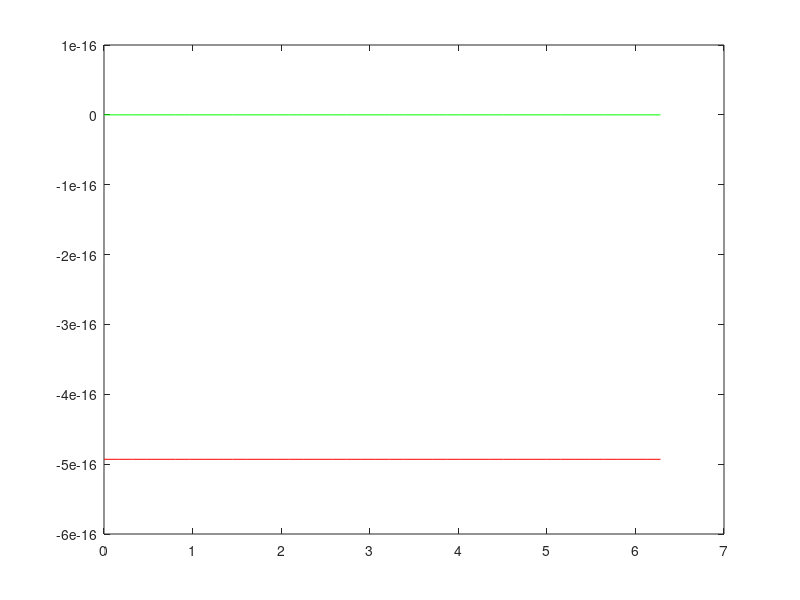

MATLAB code to generate this figure: (Note: this script raises an error after producing the figure.)
% Course: CFD Lab
% TU-Muenchen, SS 2018
%
% This is the Matlab script for the unsteady 1D convection diffusion equation
%
% You must fill in the missing parts by yourself!
% Missing parts are marked by ???
%
% F. Mintgen, f.mintgen@bv.tum.de
% 
%
%--------------------------------------------------------------------------
%
% time integration of
%
%   d phi            d phi             d^2 phi
%  ------- =  -U0 * ------- + Gamma * ---------
%    dt               dx                dx^2 
%
% 0 <= x <= 2pi
%
% periodic boundary condition
% phi(0) = phi(2pi)
%
% initial condition
% t = 0  ==>  phi = sin(x)
%
% Central difference scheme (CDS) for spatial discretization
% Crank Nicolson scheme for time advancement
%
%--------------------------------------------------------------------------
%
% Clear all variables and plots.
format long;
clear
close all
clc;
hold off;

% Set convection velocity
U0 = 1.0;

% Set diffusion coefficient
Gamma = 1.0;

% Discrete spacing in space
xend   = 2.0 * pi;
points = 40; 
dx     = xend / ( points - 1 );
% Grid with x locations:
x = 0.0 : dx : xend;

% Discrete spacing in time
% tstep = number of discrete timesteps
tsteps = 1000;
dt     = 0.1;
tend   = dt * tsteps;

% Initialise coefficient matrix A, constant vector b
% and solution vector phi
A   = zeros(points,points);
b   = zeros(points,1);
phi = zeros(points,1);

% Initialise the solution (initial condition)
% Loop over grid points in space:
for j = 1 : points
  phi(j) = sin(x(j));
end

phi_time(1,:) = phi;

% Check initial field:
plot(x, phi, 'r');
hold on;
pause(3);

% Compute coefficients of matrix A
  a_w = 0.5 * dt *(-U0/2./dx - Gamma/dx^2.);
  a_p = 1. + dt * Gamma / dx^2.;
  a_e = 0.5 * dt *(U0/2./dx - Gamma/dx^2.);

% Crank Nicolson:
%----------------
%
% Loop over timesteps:
for i = 1 : tsteps

  % Periodic boundary conditions at x=0:
    A(1,points-1) = a_w;
    A(1,1) = a_p;
    A(1,2) = a_e; 
    b(1) = phi(points-1) * (-a_w) + phi(1) * (1. - dt * Gamma /dx^2.) + phi(2) * (-a_e);

  % Loop over grid points in space:
  for j = 2 : points - 1

     A(j,j-1) = a_w;
     A(j,j) = a_p; 
     A(j,j+1) = a_e;
     b(j) = phi(j-1) * (-a_w) + phi(j) * (1. - dt * Gamma /dx^2.) + phi(j+1) * (-a_e);

  end

  % Periodic boundary conditions at x=2*pi:
    A(points,2) = a_e;
    A(points,points-1) = a_w;
    A(points,points) = a_p;
    b(points) = b(1);

  % Solve the linear system of equations
  phi = A\b;

  phi_time(i+1,:)=phi;

  % Analytical solution
  t = i*dt;
  for j = 1 : points
    phi_a(j) = exp(-Gamma*t)*sin(x(j)-U0*t);
    
  end

  % Plot transported wave for each timestep
  fg1 = figure(1);
  plot(x, phi, 'r', x, phi_a, 'g');
  hold off;
  pause(0.001);

end

pause(2);
close(fg1);

%% Saving plots

prompt = ['Type comma separated the number of time steps for which to save the figure. Range [0-' num2str(tsteps) ']'];
dlgtitle = 'Save';
dims = [1 50];
definput = {''};
answer = inputdlg(prompt,dlgtitle,dims,definput);
time= str2double(split(answer{1},','));

if answer ==""
    disp("Not plots will be saved")
else

    for i=1:length(time)
        if time(i) >tsteps || time(i)<0
            disp("You entered a wrong time step.")
            break;
        else
            phi_analytical = exp(-Gamma*time(i)*dt)*sin(x-U0*dt*time(i));
            fh=figure();
            fh.WindowState = "maximized";
            plot(x,phi_time(time(i)+1,:),'r',x,phi_analytical,'g','LineWidth',2);
            set(gca, 'FontSize',15);
            xlabel('x');
            ylabel('\phi (x,t)');
            legend('Numerical solution','Analytical solution','Location','Southeast');
            title_str = "Crank-Nicolson, Time = " + time(i)*dt + " ,dt = " + dt + " ,Points = " + points;
            title(title_str);
            save_str = "Nicolson_Timestep_" + time(i);
            print('-djpeg',save_str,'-r250');
        end

    end
end